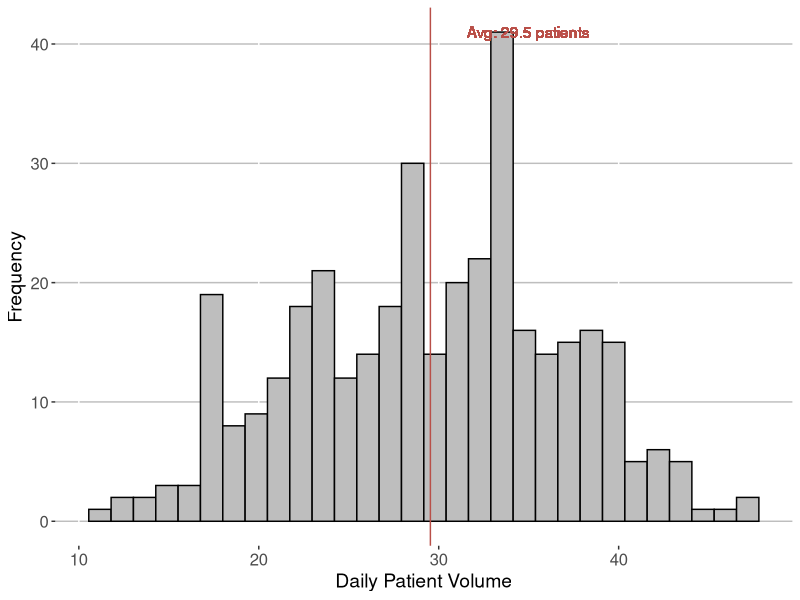
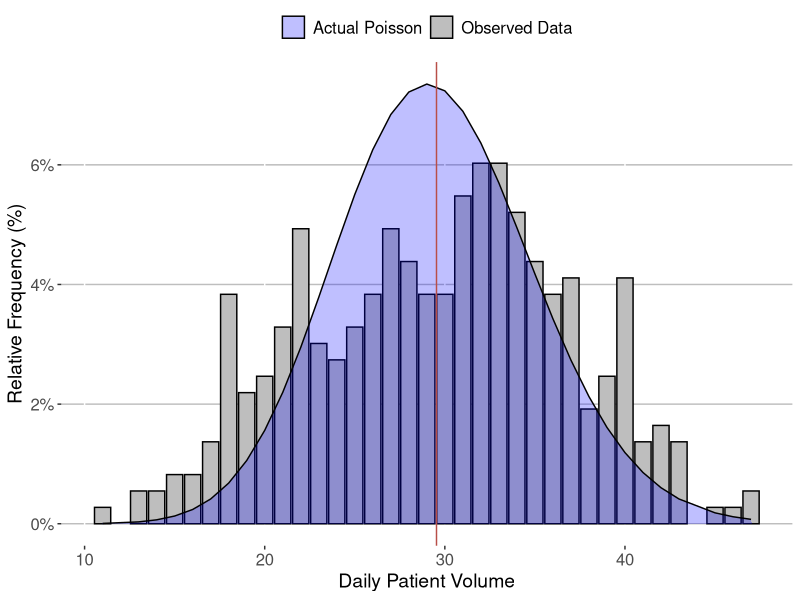

These charts were generated, in order, by the following R code:
## ---- chunk 1

# Load packages
require(tidyverse)

# Set a seed
set.seed(123)

### 1. Create simulated dataset

# Generating a random Poisson parameter
ed_true_mean <-
  runif(
    n = 1,
    min = 12.5,
    max = 25
  )

# Build the dataset
ed_volumes <-
  tibble(
    Date = rep(as.Date("2021-12-31") - seq(0, 364, 1), 2),
    TimeOfDay = c(rep("AM", length(Date) / 2), rep("PM", length(Date) / 2)),
    Volume = 
      rpois(
        n = length(Date), 
        lambda = ifelse(weekdays(Date) %in% c("Saturday", "Sunday"), ed_true_mean - 5, ed_true_mean)
      )
  ) %>%
  arrange(
    desc(Date),
    TimeOfDay
  )

## ---- chunk 2
# Load some packages
require(tidyverse)

# Check the dataset
print(ed_volumes, n = 5)

## ---- chunk 3
ed_volumes %>%
  
  # For each date
  group_by(Date) %>%
  
  # Compute the total 
  summarise(
    Volume = sum(Volume),
    .groups = "drop"
  ) %>%
  
  # Make a plot
  ggplot() +
  geom_histogram(
    aes(
      x = Volume
    ),
    fill = "gray",
    color = "black",
    bins = 30
  ) +
  geom_vline(
    aes(
      xintercept = mean(Volume)
    ),
    color = "#b84f48"
  ) +
  geom_text(
    aes(
      x = mean(Volume) + 1,
      y = 41,
      label = str_c("Avg: ", round(mean(Volume), 1), " patients")
    ),
    color = "#b84f48",
    hjust = -.15
  ) +
  xlab("Daily Patient Volume") +
  ylab("Frequency") +
  theme(
    legend.position = "none",
    axis.title = element_text(size = 14),
    axis.text = element_text(size = 12),
    strip.text = element_text(size = 12),
    panel.background = element_blank(),
    panel.grid.major.y = element_line(color = "gray")
  )
## ---- chunk 4
lambda_hat <- mean(with(ed_volumes, tapply(Volume, Date, sum)))
lambda_hat
## ---- chunk 5
y <- 0:40
p <- exp(-lambda_hat) * lambda_hat^y / factorial(y)
question2 <- 1 - sum(p)
question2

# Alternative approach
1- ppois(40, lambda_hat)
## ---- chunk 6

ed_volumes %>%
  
  # Compute the total for each date
  group_by(Date) %>%
  summarise(
    Volume = sum(Volume),
    .groups = "drop"
  ) %>%
  
  # Count the occurrences of each daily volume
  group_by(Volume) %>%
  summarise(
    N = n(),
    .groups = "drop"
  ) %>%
  
  # Compute the observed and theoretical relative frequencies
  mutate(
    Observed = N / sum(N),
    Theoretical = dpois(Volume, lambda = lambda_hat)
  ) %>%
  
  # Remove raw count
  select(-N) %>% 
  
  # Make a plot
  ggplot(
    aes(
      x = Volume
    )
  ) +
  geom_col(
    aes(
      y = Observed,
      fill = "Observed Data"
    ),
    color = "black"
  ) +
  geom_area(
    aes(
      y = Theoretical,
      fill = "Actual Poisson"
    ),
    alpha = .25,
    color = "black"
  ) +
  geom_vline(
    aes(
      xintercept = lambda_hat
    ),
    color = "#b84f48"
  ) +
  xlab("Daily Patient Volume") +
  ylab("Relative Frequency (%)") +
  theme(
    legend.title = element_blank(),
    legend.text = element_text(size = 12),
    legend.position = "top",
    axis.title = element_text(size = 14),
    axis.text = element_text(size = 12),
    strip.text = element_text(size = 12),
    panel.background = element_blank(),
    panel.grid.major.y = element_line(color = "gray")
  ) +
  scale_y_continuous(labels = scales::percent) +
  scale_fill_manual(values = c("blue", "gray"))

## ---- chunk 7
# Fit a generalized linear model
model <-
  glm(
    formula = Volume ~ Weekend + PM, # Specify the model form
    data = # Supply the data
      ed_volumes %>% 
      mutate(
        Weekend = weekdays(Date) %in% c("Saturday", "Sunday"),
        PM = TimeOfDay == "PM"
      ),
    family = "poisson" # Indicate the likelihood
  )

# Show the model summary
summary(model)

## ---- chunk 8
# Make grid of possible values for each input
list(
  Weekend = c(TRUE, FALSE),
  PM = c(TRUE, FALSE)
) %>%
  
  # Find cross-product
  cross_df() %>%
  
  # Add some columns
  mutate(
    
    # Add predictions
    EstimatedVolume =
      predict(
        model, # Supply the model
        newdata = data.frame(Weekend, PM),
        type = "response" # Applies the inverse link to the linear predictor
      ),
    EstimatedVolume = round(EstimatedVolume, 2),
    
    # Clean up names
    Weekend = 
      case_when(
        Weekend ~ "Sat, Sun",
        TRUE ~ "Mon - Fri"
      ) %>%
      factor() %>%
      fct_relevel("Mon - Fri"),
    PM = 
      case_when(
        PM ~ "PM",
        TRUE ~ "AM"
      ) %>%
      factor() %>%
      fct_relevel(
        "AM"
      )
  ) %>%
  
  # Rearrange
  arrange(
    Weekend,
    PM
  ) %>%
  
  # Send over the columns
  pivot_wider(
    names_from = PM,
    values_from = EstimatedVolume
  ) %>%
  
  # Rename column
  rename(
    `Day of week` = Weekend
  ) %>%
  
  # Make a kable
  knitr::kable(
    format = "html",
    caption = "Expected ED patient volume"
  ) %>%
  kableExtra::kable_styling(
    full_width = FALSE,
    bootstrap_options = c("striped", "responsive")
  ) %>%
  kableExtra::add_header_above(c("", "Time of day" = 2))
